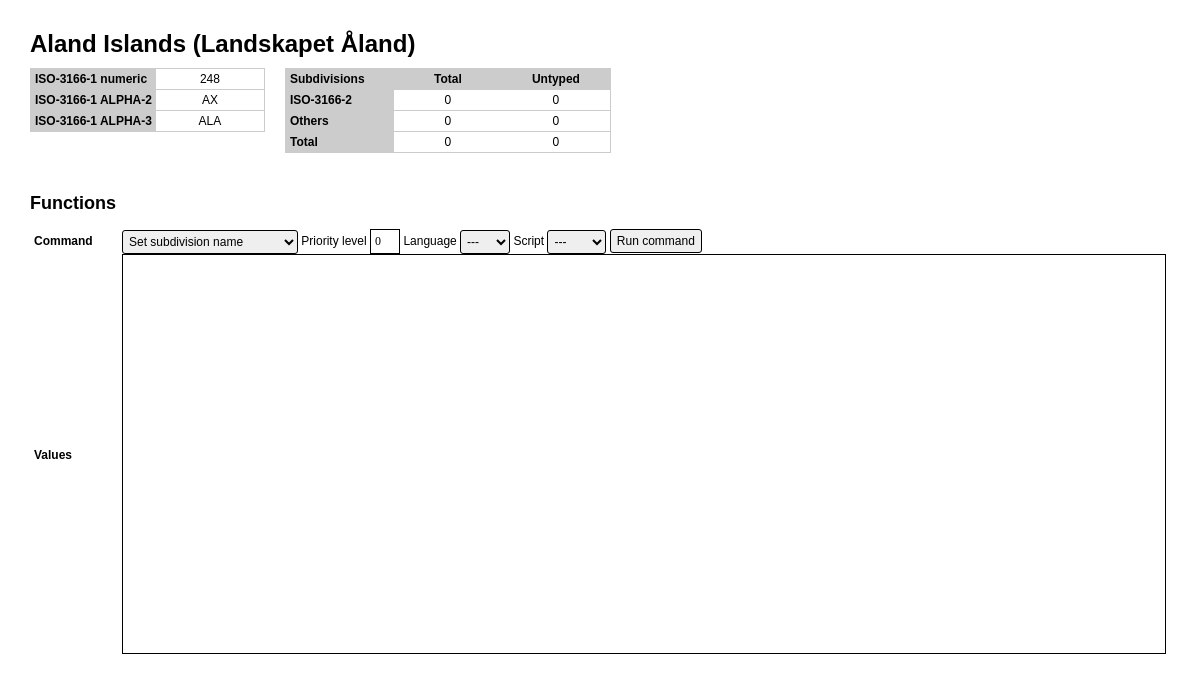
Page /subdivision.php?country=248&extended=1 on the committed database.
### tables this page shows
CREATE TABLE `countries` (
  `country_alpha_2` varchar(2) NOT NULL COMMENT 'ISO-3166-1 ALPHA-2 county code',
  `country_alpha_3` varchar(3) NOT NULL COMMENT 'ISO-3166-1 ALPHA-3 country code',
  `country_numeric` int(11) NOT NULL COMMENT 'ISO-3166-1 numerical country code',
  `territory_numeric` varchar(3) NOT NULL COMMENT 'UN M.49 numeric territory code',
  `fips` varchar(2) DEFAULT NULL COMMENT 'FIPS 10-4 country code',
  `name_local` tinytext NOT NULL COMMENT 'Country name in the mostly spoken local language',
  `name_english` tinytext NOT NULL COMMENT 'English country name',
  `capital` tinytext COMMENT 'Capital',
  `area` int(11) NOT NULL COMMENT 'Area in square kilometers',
  `population` int(11) NOT NULL COMMENT 'Population',
  `continent` varchar(2) NOT NULL COMMENT 'Continent',
  `tld` varchar(3) DEFAULT NULL COMMENT 'Top Level Domain',
  `currency_numeric` int(11) DEFAULT NULL COMMENT 'ISO 4217 numeric currency code',
  `currency_alpha_3` varchar(3) DEFAULT NULL COMMENT 'ISO 4217 alphabetical currency code',
  `phone` tinytext COMMENT 'Country calling code',
  `postal_code_format` tinytext COMMENT 'Postal code format',
  `postal_code_regex` tinytext COMMENT 'Postal code format (regular expression)',
  `neighbours` tinytext COMMENT 'Neighbour countries',
  `eu` tinyint(1) NOT NULL DEFAULT '0' COMMENT 'Member country of the European Union (EU)',
  `uno` tinyint(1) NOT NULL DEFAULT '0' COMMENT 'Member country of the United Nations Organization (UNO)',
  `historical` tinyint(1) NOT NULL DEFAULT '0' COMMENT 'Historical country (doesn''t exist anymore)',
  `svg` longtext COMMENT 'SVG country vector',
  `address_full` text COMMENT 'Complete address format',
  `address_short` text COMMENT 'Short address format (one line)',
  `person_natural` text COMMENT 'Natural person name',
  `person_sortable` text COMMENT 'Sortable person name',
  `person_standard` text COMMENT 'Standard person name',
  `address_align` tinyint(4) NOT NULL DEFAULT '0' COMMENT 'Address alignment',
  `pobox_label` tinytext COMMENT 'Postal box label',
  PRIMARY KEY (`country_numeric`)
);

### subdivision.php (the view, shortened to what this page needs)
?><!DOCTYPE html>
<html>
	<head>
		<link rel="stylesheet" type="text/css" href="css/common.css" media="all" />
		<link rel="stylesheet" type="text/css" href="css/subdivision.css" media="all" />
	</head>
	<body class="white pad"><?php
		?><p class="error">Could not select database. Exit.</p><?php
$functionValues					= '';
$functionPriority				= 0;
$country						= mysql_query('SELECT * FROM `countries` WHERE `country_numeric` = '.COUNTRY);
$country						= ($country && mysql_num_rows($country)) ? mysql_fetch_assoc($country) : null;
if (!$country):
		?><p class="error">Could not fetch country. Exit.</p><?php
else:
	$noTypeCounts				= array('iso' => 0, 'other' => 0);
	$isoSubdivisions			=
	$nonIsoSubdivisions			= 0;
		?><h1><?php echo $country['name_english']; ?> (<?php echo $country['name_local']; ?>)</h1>
			<table class="layout">
				<tr>
					<td>
						<table class="subdivision-header-table">
							<tr>
								<th>ISO-3166-1 numeric</th>
								<td><?php echo $country['country_numeric']; ?></td>
							</tr>
							<tr>
								<th>ISO-3166-1 ALPHA-2</th>
								<td><?php echo $country['country_alpha_2']; ?></td>
							</tr>
							<tr>
								<th>ISO-3166-1 ALPHA-3</th>
								<td><?php echo $country['country_alpha_3']; ?></td>
							</tr>
						</table>
					</td>
					<td>
						<table class="subdivision-header-table">
							<tr>
								<th>Subdivisions</td>
								<th>Total</td>
								<th>Untyped</td>
							</tr>
							<tr>
								<th>ISO-3166-2</th>
								<td><?php echo $isoSubdivisions; ?></td>
								<td><?php echo $noTypeCounts['iso']; ?></td>
							</tr>
							<tr>
								<th>Others</th>
								<td><?php echo $nonIsoSubdivisions; ?></td>
								<td><?php echo $noTypeCounts['other']; ?></td>
							</tr>
							<tr>
								<th>Total</th>
								<td><?php echo $isoSubdivisions + $nonIsoSubdivisions; ?></td>
								<td><?php echo array_sum($noTypeCounts); ?></td>
							</tr>
						</table>
		</form><?php
	if (EXTENDED):
		?><form method="post" class="functions">
			<h2>Functions</h2>
			<table class="subdivision-header-table">
				<tr>
					<th>Command</th>
					<td>
						<select name="do[function]">
							<option value="label">Set subdivision name</option>
						</select>
						<label>Priority level <input type="text" name="do[priority]" size="2" value="<?php echo $functionPriority; ?>"/></label>
						<label>Language <select name="do[language]"><option value="">---</option><?php
						?></select></label>
						<label>Script <select name="do[script]"><option value="">---</option><?php
						?></select></label>
						<input type="submit" value="Run command"/>
					</td>
				</tr>
				<tr>
					<th>Values</th>
					<td><textarea id="function" name="function"><?php echo htmlspecialchars($functionValues); ?></textarea></td>
				</tr>
			</table>
		</form><?php
	endif;
endif;
	?></body>
</html>

### css/common.css (style rules this page uses)
html { height: 100%; padding: 0; margin: 0; position: relative; }
body { margin: 0; padding: 0; }
body, p, li, a, td, th, input, select { font-family: Arial, "Arial Unicode MS", Helvetica, sans-serif; font-size: 9pt; }
body.white { background-color: #fff; }
body.pad, div.pad { padding: 30px; }
textarea, input[type=text] { font-family: Consolas; margin: 0; padding: 4px; width: 100%; box-sizing: border-box; border: 1px solid #000; }
textarea { height: 146px; resize: none; }
select { font-family: Consolas; width: 49%; margin: 0 0 0 1%; box-sizing: border-box; border: 1px solid #000; -webkit-appearance: none; cursor: pointer; padding: 3px; vertical-align: middle; }
input[type=button], input[type=submit], button[type=submit] { cursor: pointer; border-radius: 3px; border: 1px solid #000; height: 24px; }
table { border-collapse: collapse; }
h1 { margin: 0 0 10px 0; }
td, th { padding: 0 20px 0 0; text-align: left; border-bottom: 1px solid #ccc; height: 40px; vertical-align: middle; }
td:last-child, th:last-child { padding-right: 0; }
h2 { margin-top: 40px; }

### css/subdivision.css (style rules this page uses)
form.functions select, form.subdivision-type select { -webkit-appearance: menulist; padding: 0; width: auto; font-family: Arial, Helvetica, sans-serif; font-size: 9pt; height: 24px; border-radius: 3px; padding: 2px; margin: 0; vertical-align: middle; }
form.functions input[type=text] { width: 30px; }
table.layout, table.layout > tbody > tr, table.layout > tbody > tr > th, table.layout > tbody > tr > td { border: none; vertical-align: top; }
table.layout table { border: 1px solid #ccc; }
table.subdivision-header-table th, table.subdivision-header-table td { height: 20px; min-width: 100px; padding: 0 4px; white-space: nowrap; }
table.subdivision-header-table th { background-color: #ccc; text-align: center; }
table.subdivision-header-table th:first-child { text-align: left; }
table.subdivision-header-table td { text-align: center; }
form.functions table { width: 100%; table-layout: fixed; }
form.functions table, form.functions table td, form.functions table th { border: none; background-color: transparent; text-align: left; }
form.functions table th { width: 80px; }
textarea#function { height: 400px; }

### rows in the picture
countries: name_english "Aland Islands", name_local "Landskapet Åland", country_numeric "248", country_alpha_2 "AX", country_alpha_3 "ALA"

### other values in the picture
$isoSubdivisions "0"
$noTypeCounts['iso'] "0"
$nonIsoSubdivisions "0"
$noTypeCounts['other'] "0"
$isoSubdivisions + $nonIsoSubdivisions "0"
array_sum($noTypeCounts) "0"
